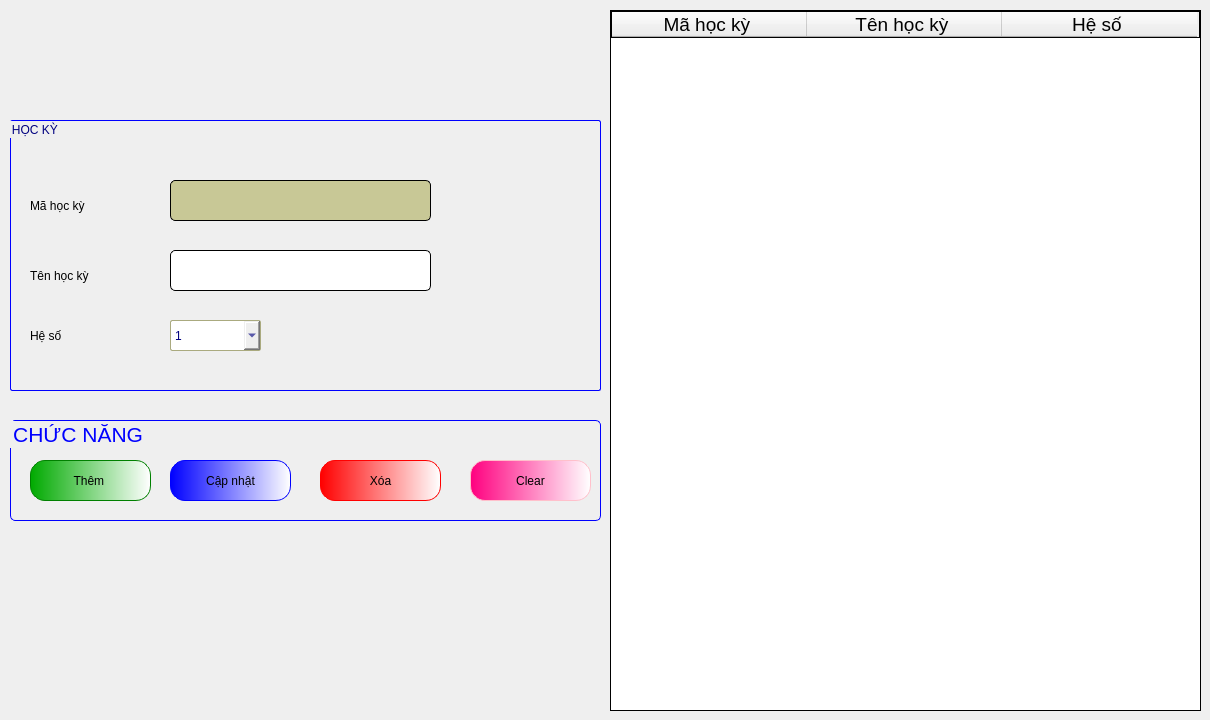
      <widget class="QWidget" name="tab_11">
       <attribute name="title">
        <string>Học kỳ </string>
       </attribute>
       <widget class="QGroupBox" name="groupBox_67">
        <property name="geometry">
         <rect>
          <x>10</x>
          <y>120</y>
          <width>591</width>
          <height>271</height>
         </rect>
        </property>
        <property name="styleSheet">
         <string notr="true">font: 16pt &quot;Tahoma&quot;;
color: rgb(0, 0, 127);
border:1px solid blue;
border-radius:2px;</string>
        </property>
        <property name="title">
         <string>HỌC KỲ </string>
        </property>
        <widget class="QGroupBox" name="groupBox_68">
         <property name="geometry">
          <rect>
           <x>590</x>
           <y>270</y>
           <width>591</width>
           <height>321</height>
          </rect>
         </property>
         <property name="title">
          <string>GroupBox</string>
         </property>
        </widget>
        <widget class="QLineEdit" name="lineTenHocKy">
         <property name="geometry">
          <rect>
           <x>160</x>
           <y>130</y>
           <width>261</width>
           <height>41</height>
          </rect>
         </property>
         <property name="styleSheet">
          <string notr="true">QLineEdit{
font: 16pt &quot;Tahoma&quot;;
border-radius:5px;
border: 1px solid black;
}</string>
         </property>
         <property name="text">
          <string/>
         </property>
        </widget>
        <widget class="QLineEdit" name="lineMaHocKy">
         <property name="enabled">
          <bool>false</bool>
         </property>
         <property name="geometry">
          <rect>
           <x>160</x>
           <y>60</y>
           <width>261</width>
           <height>41</height>
          </rect>
         </property>
         <property name="styleSheet">
          <string notr="true">QLineEdit{
font: 16pt &quot;Tahoma&quot;;
border-radius:5px;
border: 1px solid black;
	color: rgb(6, 6, 6);
	background-color: ;
	background-color: rgb(200, 200, 150);
}</string>
         </property>
         <property name="text">
          <string/>
         </property>
        </widget>
        <widget class="QLabel" name="label_249">
         <property name="geometry">
          <rect>
           <x>20</x>
           <y>70</y>
           <width>121</width>
           <height>31</height>
          </rect>
         </property>
         <property name="styleSheet">
          <string notr="true">border: white;
color: rgb(0, 0, 0);</string>
         </property>
         <property name="text">
          <string>Mã học kỳ </string>
         </property>
        </widget>
        <widget class="QLabel" name="label_250">
         <property name="geometry">
          <rect>
           <x>20</x>
           <y>140</y>
           <width>121</width>
           <height>31</height>
          </rect>
         </property>
         <property name="styleSheet">
          <string notr="true">border: white;
color: rgb(0, 0, 0);</string>
         </property>
         <property name="text">
          <string>Tên học kỳ</string>
         </property>
        </widget>
        <widget class="QLabel" name="label_251">
         <property name="geometry">
          <rect>
           <x>20</x>
           <y>200</y>
           <width>121</width>
           <height>31</height>
          </rect>
         </property>
         <property name="styleSheet">
          <string notr="true">border: white;
color: rgb(0, 0, 0);</string>
         </property>
         <property name="text">
          <string>Hệ số </string>
         </property>
        </widget>
        <widget class="QComboBox" name="cboxHeSoHocKy">
         <property name="geometry">
          <rect>
           <x>160</x>
           <y>200</y>
           <width>91</width>
           <height>31</height>
          </rect>
         </property>
         <property name="styleSheet">
          <string notr="true">border-color: rgb(170, 170, 127);</string>
         </property>
         <item>
          <property name="text">
           <string>1</string>
          </property>
         </item>
         <item>
          <property name="text">
           <string>2</string>
          </property>
         </item>
        </widget>
       </widget>
       <widget class="QTableWidget" name="tableHocKy">
        <property name="geometry">
         <rect>
          <x>610</x>
          <y>10</y>
          <width>591</width>
          <height>701</height>
         </rect>
        </property>
        <property name="styleSheet">
         <string notr="true">border: 1px solid black ;
font: 14pt &quot;Tahoma&quot;;</string>
        </property>
        <attribute name="horizontalHeaderDefaultSectionSize">
         <number>195</number>
        </attribute>
        <column>
         <property name="text">
          <string>Mã học kỳ </string>
         </property>
         <property name="font">
          <font>
           <family>Tahoma</family>
           <pointsize>14</pointsize>
          </font>
         </property>
        </column>
        <column>
         <property name="text">
          <string>Tên học kỳ </string>
         </property>
         <property name="font">
          <font>
           <family>Tahoma</family>
           <pointsize>14</pointsize>
          </font>
         </property>
        </column>
        <column>
         <property name="text">
          <string>Hệ số </string>
         </property>
         <property name="font">
          <font>
           <family>Tahoma</family>
           <pointsize>14</pointsize>
          </font>
         </property>
        </column>
       </widget>
       <widget class="QGroupBox" name="groupBox_24">
        <property name="geometry">
         <rect>
          <x>10</x>
          <y>420</y>
          <width>591</width>
          <height>101</height>
         </rect>
        </property>
        <property name="font">
         <font>
          <family>Tahoma</family>
          <pointsize>16</pointsize>
         </font>
        </property>
        <property name="styleSheet">
         <string notr="true">QGroupBox{
border:0.5px solid blue;
border-radius:5px;
color:blue;
}</string>
        </property>
        <property name="title">
         <string>CHỨC NĂNG </string>
        </property>
        <widget class="QPushButton" name="btnThemHocKy">
         <property name="geometry">
          <rect>
           <x>20</x>
           <y>40</y>
           <width>121</width>
           <height>41</height>
          </rect>
         </property>
         <property name="styleSheet">
          <string notr="true">QPushButton{
font: 16pt &quot;Tahoma&quot;;
border-radius:15px;
border:1px solid green;
	background-color: qlineargradient(spread:pad, x1:0, y1:0, x2:1, y2:0, stop:0 rgba(0, 170, 0, 255), stop:1 rgba(255, 255, 255, 255));
}
QPushButton:hover{
background-color: qlineargradient(spread:pad, x1:0, y1:0, x2:1, y2:0, stop:0 rgba(85, 255, 0, 255), stop:1 rgba(255, 255, 255, 255));
	font: 18pt &quot;Tahoma&quot;;
}
</string>
         </property>
         <property name="text">
          <string>Thêm </string>
         </property>
        </widget>
        <widget class="QPushButton" name="btnCapNhatHocKy">
         <property name="geometry">
          <rect>
           <x>160</x>
           <y>40</y>
           <width>121</width>
           <height>41</height>
          </rect>
         </property>
         <property name="styleSheet">
          <string notr="true">QPushButton{
font: 16pt &quot;Tahoma&quot;;
border-radius:15px;
border:1px solid blue;
	background-color: qlineargradient(spread:pad, x1:0, y1:0, x2:1, y2:0, stop:0 rgba(0, 0, 255, 255), stop:1 rgba(255, 255, 255, 255));
}
QPushButton:hover{
	font: 18pt &quot;Tahoma&quot;;
	background-color: qlineargradient(spread:repeat, x1:0, y1:0, x2:1, y2:0, stop:0 rgba(0, 85, 255, 255), stop:1 rgba(255, 255, 255, 255));
}
</string>
         </property>
         <property name="text">
          <string>Cập nhật</string>
         </property>
        </widget>
        <widget class="QPushButton" name="btnXoaHocKy">
         <property name="geometry">
          <rect>
           <x>310</x>
           <y>40</y>
           <width>121</width>
           <height>41</height>
          </rect>
         </property>
         <property name="styleSheet">
          <string notr="true">QPushButton{
font: 16pt &quot;Tahoma&quot;;
border-radius:15px;
border:1px solid red;
	background-color: qlineargradient(spread:pad, x1:0, y1:0, x2:1, y2:0, stop:0 rgba(255, 0, 0, 255), stop:1 rgba(255, 255, 255, 255));
}
QPushButton:hover{
	font: 18pt &quot;Tahoma&quot;;
	background-color:qlineargradient(spread:pad, x1:0, y1:0, x2:1, y2:0.028, stop:0 rgba(189, 0, 0, 255), stop:1 rgba(255, 255, 255, 255))
}
</string>
         </property>
         <property name="text">
          <string>Xóa</string>
         </property>
        </widget>
        <widget class="QPushButton" name="pushButton_85">
         <property name="geometry">
          <rect>
           <x>460</x>
           <y>40</y>
           <width>121</width>
           <height>41</height>
          </rect>
         </property>
         <property name="styleSheet">
          <string notr="true">QPushButton{
font: 16pt &quot;Tahoma&quot;;
border-radius:15px;
border:1px solid pink;
background-color: qlineargradient(spread:pad, x1:0, y1:0, x2:1, y2:0, stop:0 rgba(255, 0, 127, 255), stop:1 rgba(255, 255, 255, 255))
}
QPushButton:hover{
	font: 18pt &quot;Tahoma&quot;;
background-color:qlineargradient(spread:pad, x1:0, y1:0, x2:1, y2:0, stop:0 rgba(134, 0, 67, 255), stop:1 rgba(255, 255, 255, 255))
}
</string>
         </property>
         <property name="text">
          <string>Clear</string>
         </property>
        </widget>
       </widget>
      </widget>
